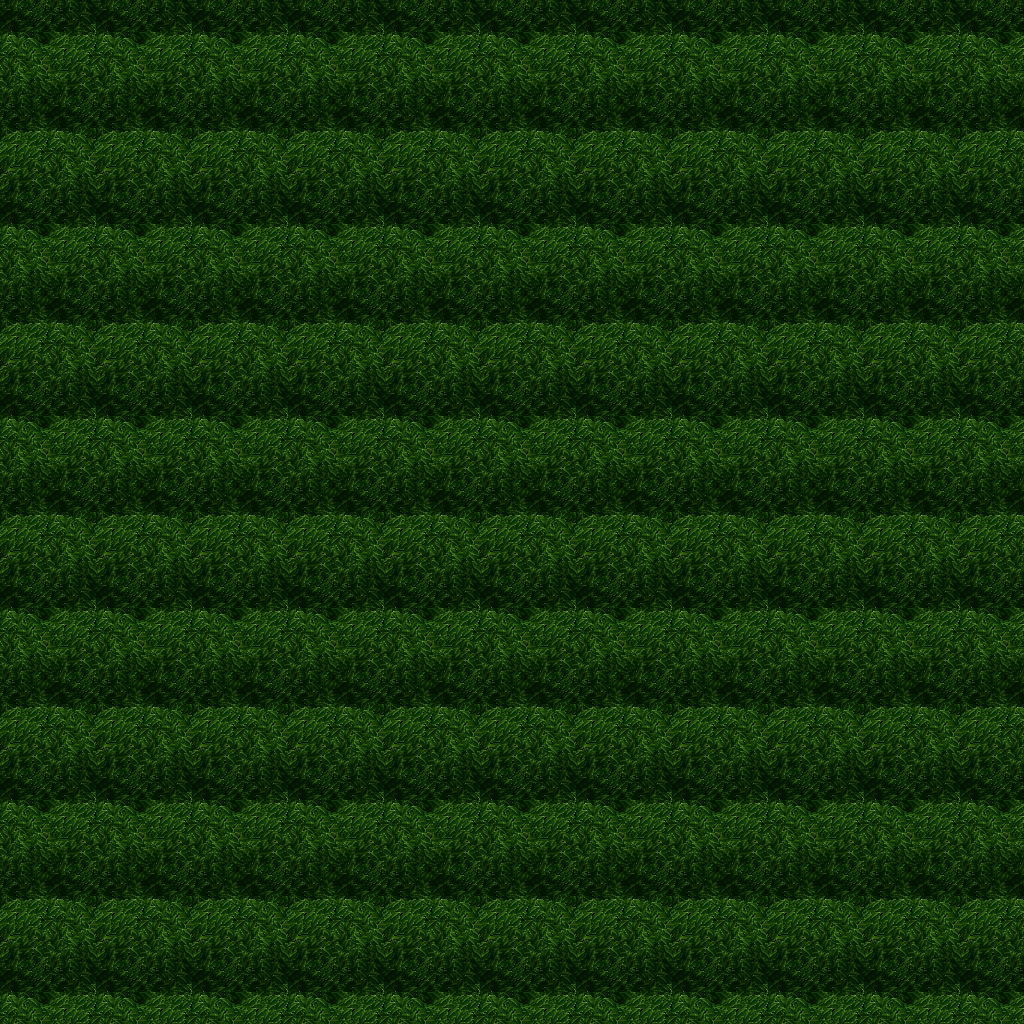

Tiled map render using the project's own tile images. Description and the map definition, with tile-layer contents summarised, below:
An orthogonal 32x32 tile map with 32x32 px tiles, 5 tile layers (Ground, Objects, Objects2, Above, ...), 1 hidden layer not drawn, 28 tilesets.

<map version="1.10" tiledversion="1.11.0" orientation="orthogonal" renderorder="right-down" width="32" height="32" tilewidth="32" tileheight="32" infinite="0" nextlayerid="11" nextobjectid="1">
 <tileset firstgid="1" name="ground_ground" tilewidth="32" tileheight="32" tilecount="33" columns="3">
  <image source="../drawable/ground_ground.png" width="96" height="352" />
 </tileset>
 <tileset firstgid="34" name="plant_grasses" tilewidth="32" tileheight="32" tilecount="6" columns="3">
  <image source="../drawable/plant_grasses.png" width="96" height="64" />
 </tileset>
 <tileset firstgid="40" name="plant_flower_daisy_yellow" tilewidth="32" tileheight="32" tilecount="8" columns="2">
  <image source="../drawable/plant_flower_daisy_yellow.png" width="64" height="128" />
 </tileset>
 <tileset firstgid="48" name="plant_bush_bushes" tilewidth="32" tileheight="32" tilecount="10" columns="5">
  <image source="../drawable/plant_bush_bushes.png" width="160" height="64" />
 </tileset>
 <tileset firstgid="58" name="plant_flower_daisy_white" tilewidth="32" tileheight="32" tilecount="8" columns="2">
  <image source="../drawable/plant_flower_daisy_white.png" width="64" height="128" />
 </tileset>
 <tileset firstgid="66" name="plant_tree_tree_darkgreen" tilewidth="32" tileheight="32" tilecount="88" columns="8">
  <image source="../drawable/plant_tree_tree_darkgreen.png" width="256" height="352" />
 </tileset>
 <tileset firstgid="154" name="logic_collision" tilewidth="32" tileheight="32" tilecount="1" columns="1">
  <image source="../drawable/logic_collision.png" width="32" height="32" />
 </tileset>
 <tileset firstgid="155" name="ground_ground_3" tilewidth="32" tileheight="32" tilecount="5" columns="5">
  <image source="../drawable/ground_ground_3.png" width="160" height="32" />
 </tileset>
 <tileset firstgid="160" name="ground_dry_grass" tilewidth="32" tileheight="32" tilecount="54" columns="9">
  <image source="../drawable/ground_dry_grass.png" width="288" height="192" />
 </tileset>
 <tileset firstgid="214" name="ground_pothole" tilewidth="32" tileheight="32" tilecount="4" columns="4">
  <image source="../drawable/ground_pothole.png" width="128" height="32" />
 </tileset>
 <tileset firstgid="218" name="building_fence_palisade" tilewidth="32" tileheight="32" tilecount="84" columns="6">
  <image source="../drawable/building_fence_palisade.png" width="192" height="448" />
 </tileset>
 <tileset firstgid="302" name="ground_dirt_mounds" tilewidth="32" tileheight="32" tilecount="9" columns="3">
  <image source="../drawable/ground_dirt_mounds.png" width="96" height="96" />
 </tileset>
 <tileset firstgid="311" name="furniture_table_square_pale" tilewidth="32" tileheight="32" tilecount="1" columns="1">
  <image source="../drawable/furniture_table_square_pale.png" width="32" height="32" />
 </tileset>
 <tileset firstgid="312" name="logic_training_dummy" tilewidth="32" tileheight="32" tilecount="2" columns="2">
  <image source="../drawable/logic_training_dummy.png" width="64" height="32" />
 </tileset>
 <tileset firstgid="314" name="logic_portal" tilewidth="32" tileheight="32" tilecount="24" columns="8">
  <image source="../drawable/logic_portal.png" width="256" height="96" />
 </tileset>
 <tileset firstgid="338" name="furniture_table_stone_desk" tilewidth="32" tileheight="32" tilecount="16" columns="4">
  <image source="../drawable/furniture_table_stone_desk.png" width="128" height="128" />
 </tileset>
 <tileset firstgid="354" name="item_armor_weapons_for_walls" tilewidth="32" tileheight="32" tilecount="16" columns="4">
  <image source="../drawable/item_armor_weapons_for_walls.png" width="128" height="128" />
 </tileset>
 <tileset firstgid="370" name="item_bullseye" tilewidth="32" tileheight="32" tilecount="1" columns="1">
  <image source="../drawable/item_bullseye.png" width="32" height="32" />
 </tileset>
 <tileset firstgid="371" name="item_chest_chest_2" tilewidth="32" tileheight="32" tilecount="6" columns="3">
  <image source="../drawable/item_chest_chest_2.png" width="96" height="64" />
 </tileset>
 <tileset firstgid="377" name="item_weapon_hanging_bows" tilewidth="32" tileheight="32" tilecount="6" columns="3">
  <image source="../drawable/item_weapon_hanging_bows.png" width="96" height="64" />
 </tileset>
 <tileset firstgid="383" name="item_weapon_box_of_weapons" tilewidth="32" tileheight="32" tilecount="2" columns="1">
  <image source="../drawable/item_weapon_box_of_weapons.png" width="32" height="64" />
 </tileset>
 <tileset firstgid="385" name="item_ropes" tilewidth="32" tileheight="32" tilecount="4" columns="2">
  <image source="../drawable/item_ropes.png" width="64" height="64" />
 </tileset>
 <tileset firstgid="389" name="logic_protection" tilewidth="32" tileheight="32" tilecount="2" columns="2">
  <image source="../drawable/logic_protection.png" width="64" height="32" />
 </tileset>
 <tileset firstgid="391" name="logic_item_sign" tilewidth="32" tileheight="32" tilecount="1" columns="1">
  <image source="../drawable/logic_item_sign.png" width="32" height="32" />
 </tileset>
 <tileset firstgid="392" name="building_dojo" tilewidth="32" tileheight="32" tilecount="40" columns="8">
  <image source="../drawable/building_dojo.png" width="256" height="160" />
 </tileset>
 <tileset firstgid="432" name="furniture_table_grey_long" tilewidth="32" tileheight="32" tilecount="4" columns="2">
  <image source="../drawable/furniture_table_grey_long.png" width="64" height="64" />
 </tileset>
 <tileset firstgid="436" name="item_tools" tilewidth="32" tileheight="32" tilecount="9" columns="3">
  <image source="../drawable/item_tools.png" width="96" height="96" />
 </tileset>
 <tileset firstgid="445" name="logic_area" tilewidth="32" tileheight="32" tilecount="2" columns="2">
  <image source="../drawable/logic_area.png" width="64" height="32" />
 </tileset>
 <layer id="1" name="Ground" width="32" height="32">
  <data>[1024 cells, 1024 non-empty, 2 distinct tile ids]</data>
 </layer>
 <layer id="2" name="Objects" width="32" height="32">
  <data>[1024 cells, 0 non-empty, 0 distinct tile ids]</data>
 </layer>
 <layer id="3" name="Objects2" width="32" height="32">
  <data>[1024 cells, 0 non-empty, 0 distinct tile ids]</data>
 </layer>
 <layer id="4" name="Above" width="32" height="32">
  <data>[1024 cells, 1024 non-empty, 18 distinct tile ids]</data>
 </layer>
 <layer id="5" name="Above2" width="32" height="32">
  <data>[1024 cells, 0 non-empty, 0 distinct tile ids]</data>
 </layer>
 <layer id="6" name="Walkable" width="32" height="32" visible="0">
  <data>[1024 cells, 1024 non-empty, 1 distinct tile ids]</data>
 </layer>
 <objectgroup id="7" name="Mapevents" />
 <objectgroup id="8" name="Spawn" />
 <objectgroup id="9" name="Keys" />
 <objectgroup id="10" name="Replace" />
</map>
